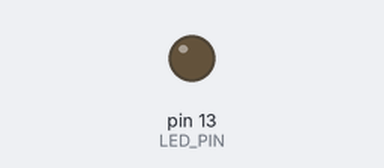
Simulated run of this sketch. Board: Arduino Uno, built with avr-gcc and run on an emulated ATmega328P. On the bench: output pins drawn as LEDs (lit = HIGH).

Above: at 0.9 s.
At 16.7 s:
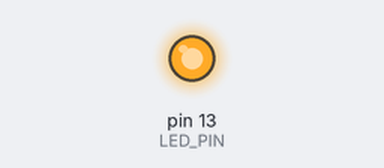
Timing chart, 0 to 17.2 s (numbered marks = the images above):
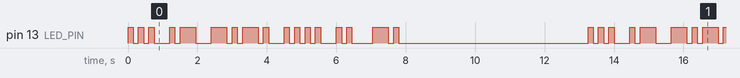

Measured:
- by itself, pin 13 (LED_PIN): moves between LOW and HIGH, repeating every 13.3 s
- by itself, everything shown: repeats every 13.3 s, in 34 steps

The sketch:

Sachin_Morse_Code.pde
```cpp
const unsigned int DOT = 150;
const unsigned int DASH = DOT * 3;
const unsigned int LED_PIN = 13;
const unsigned int BLIP = DOT;
// Name : Sachin
// Morse: ... .- -.-. .... .. -.


void setup(){
  pinMode(LED_PIN, OUTPUT);
}

void loop(){
  // S
  dot();
  unitSeparator();
  dot();
  unitSeparator();
  dot();
  charSeparator();

  // a
  dot();
  unitSeparator();
  dash();
  charSeparator();

  // c
  dash();
  unitSeparator();
  dot();
  unitSeparator();
  dash();
  unitSeparator();
  dot();
  charSeparator();

  // h
  dot();
  unitSeparator();
  dot();
  unitSeparator();
  dot();
  unitSeparator();
  dot();
  charSeparator();

  // i
  dot();
  unitSeparator();
  dot();
  unitSeparator();
  charSeparator();

  // n
  dash();
  unitSeparator();
  dot();
  charSeparator();

  digitalWrite(LED_PIN, LOW);
  delay(5000);
}

void dash(){
  digitalWrite(LED_PIN, HIGH);
  delay(DASH);
  digitalWrite(LED_PIN, LOW);
}

void dot(){
  digitalWrite(LED_PIN, HIGH);
  delay(DOT);
  digitalWrite(LED_PIN, LOW);
}

void unitSeparator(){
  digitalWrite(LED_PIN, LOW);
  delay(BLIP);
}

void charSeparator(){
  digitalWrite(LED_PIN, LOW);
  delay(DASH);
}
```
